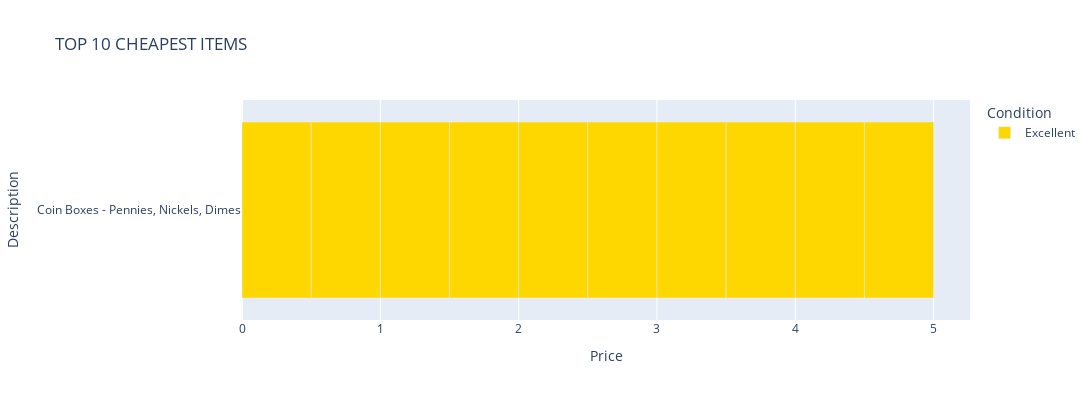

The notebook cell saved with this chart:
### Code cell
# Bottom 10 expensive items - overall

print('TOP 10 CHEAPEST ITEMS')

fig = px.bar(
    a,
    y='Description',
    x='Price',
    color='Condition',
    color_discrete_map={'Good':'green','Fair':'gray','Excellent':'gold','Poor':'red'},
    orientation='h',
    title='TOP 10 CHEAPEST ITEMS',
    width=1200, height=400
    )

# fig.update_layout(yaxis={'categoryorder':'total ascending'})

fig.show()

### Figure 1 — Plotly figure (JSON) as saved in the notebook; plotly's stock layout.template omitted (floating-point values rounded to 4 significant figures)
{"data": [{"alignmentgroup": "True", "hovertemplate": "Condition=Excellent<br>Price=%{x}<br>Description=%{y}<extra></extra>", "legendgroup": "Excellent", "marker": {"color": "gold", "pattern": {"shape": ""}}, "name": "Excellent", "offsetgroup": "Excellent", "orientation": "h", "showlegend": true, "textposition": "auto", "type": "bar", "x": [0.5, 0.5, 0.5, 0.5, 0.5, 0.5, 0.5, 0.5, 0.5, 0.5], "xaxis": "x", "y": ["Coin Boxes - Pennies, Nickels, Dimes", "Coin Boxes - Pennies, Nickels, Dimes", "Coin Boxes - Pennies, Nickels, Dimes", "Coin Boxes - Pennies, Nickels, Dimes", "Coin Boxes - Pennies, Nickels, Dimes", "Coin Boxes - Pennies, Nickels, Dimes", "Coin Boxes - Pennies, Nickels, Dimes", "Coin Boxes - Pennies, Nickels, Dimes", "Coin Boxes - Pennies, Nickels, Dimes", "Coin Boxes - Pennies, Nickels, Dimes"], "yaxis": "y"}], "layout": {"barmode": "relative", "height": 400, "legend": {"title": {"text": "Condition"}, "tracegroupgap": 0}, "title": {"text": "TOP 10 CHEAPEST ITEMS"}, "width": 1200, "xaxis": {"anchor": "y", "domain": [0, 1], "title": {"text": "Price"}}, "yaxis": {"anchor": "x", "domain": [0, 1], "title": {"text": "Description"}}}}
